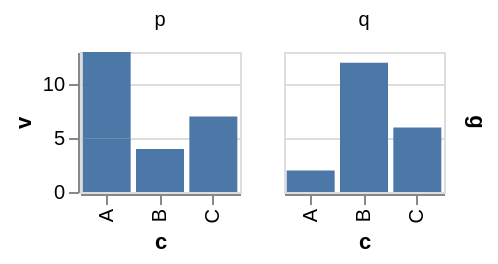

This figure's Vega-Lite source:
### Vega-Lite specification from a JSON file in a GitHub repository (floating-point values rounded to 4 significant figures)
{"$schema": "https://vega.github.io/schema/vega-lite/v6.json", "padding": 5, "autosize": "pad", "data": {"name": "table", "values": [{"c": "A", "g": "p", "x": 1, "y": 2, "v": 5, "t": "2024-01-15", "o": {"v": 3}, "IMDB Rating": 6.1, "d": "x1"}, {"c": "B", "g": "q", "x": 2, "y": 4, "v": 9, "t": "2024-02-20", "o": {"v": 7}, "IMDB Rating": 7.4, "d": "x2"}, {"c": "A", "g": "q", "x": 3, "y": 3, "v": 2, "t": "2024-03-05", "o": {"v": 1}, "IMDB Rating": 5.2, "d": "x1"}, {"c": "C", "g": "p", "x": 4, "y": 6, "v": 7, "t": "2024-05-30", "o": {"v": 4}, "IMDB Rating": 8.8, "d": "x3"}, {"c": "B", "g": "p", "x": 5, "y": 5, "v": 4, "t": "2024-07-11", "o": {"v": 9}, "IMDB Rating": 6.9, "d": "x2"}, {"c": "C", "g": "q", "x": 6, "y": 8, "v": 6, "t": "2024-09-02", "o": {"v": 2}, "IMDB Rating": 7.7, "d": "x3"}, {"c": "A", "g": "p", "x": 7, "y": 7, "v": 8, "t": "2024-11-25", "o": {"v": 5}, "IMDB Rating": 4.4, "d": "x1"}, {"c": "B", "g": "q", "x": 8, "y": 9, "v": 3, "t": "2024-12-31", "o": {"v": 8}, "IMDB Rating": 9.1, "d": "x2"}]}, "mark": "bar", "width": 80, "height": 70, "encoding": {"x": {"field": "c", "type": "nominal"}, "y": {"field": "v", "type": "quantitative"}, "column": {"field": "g", "type": "nominal", "header": {"titleOrient": "right"}}}}
